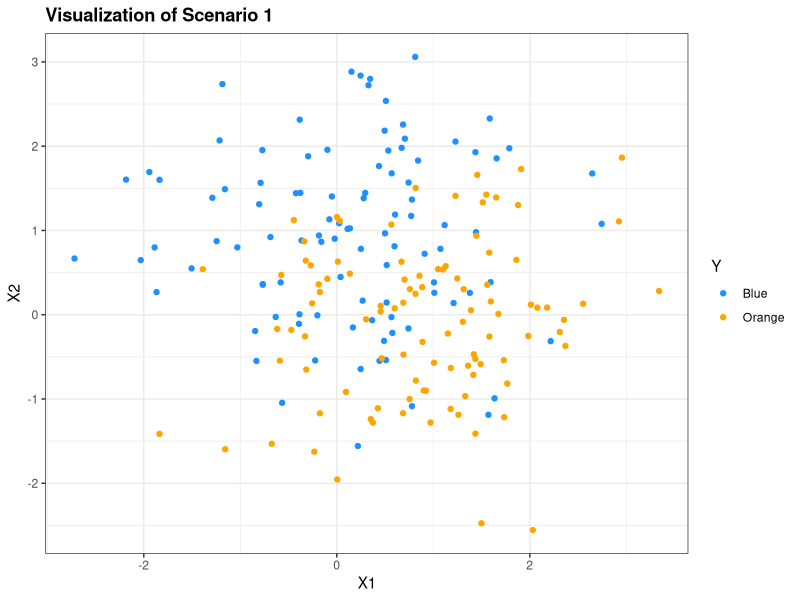
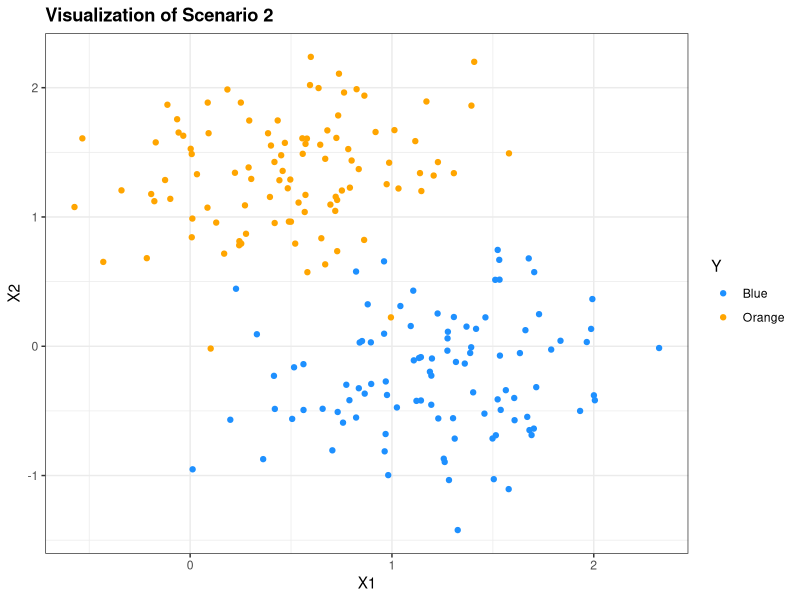

Source code (R) for these figures, in order: (Note: this script raises an error after producing the figures.)
## ---- chunk 1
library(tidyverse)
set.seed(2013122044)
## scenario 1 example
# independent bivariate normal distribution

# blue = N_2([0,1],[1,0,0,1])
blue=data.frame(X1=rnorm(100,0,1),X2=rnorm(100,1,1))
# orange = N_2([1,0],[1,0,0,1])
orange=data.frame(X1=rnorm(100,1,1),X2=rnorm(100,0,1))
# Y
Y=factor(c(rep('Blue',100),rep('Orange',100)))
# data
df=data.frame(cbind(rbind(blue,orange),Y))
# visualization
ggplot(df,aes(x=X1,y=X2))+
  geom_point(aes(color=Y))+
  scale_colour_manual(values=c('dodgerblue','orange'))+
  ggtitle('Visualization of Scenario 1')+
  theme_bw()+
  theme(plot.title=element_text(face='bold'))
  
## ---- chunk 2
## 10 Gaussian Mixture Example
# generative model
generator=function(n){
  # parameters for bivariate mean distributions to generate 10 bivariate mean vectors
  n_mixture=10
  # additional paramters for class distributions
  sample_sd=sqrt(1/5)
  # gernerate 10 mean vectors for each class
  blue_mean_sample=data.frame(X1=rnorm(n_mixture,1,1),X2=rnorm(n_mixture,0,1))
  orange_mean_sample=data.frame(X1=rnorm(n_mixture,0,1),X2=rnorm(n_mixture,1,1))
  # blue
  idx1=sample(10,1)
  sample_blue=data.frame(X1=rnorm(n,blue_mean_sample[idx1,][[1]],sample_sd),X2=rnorm(n,blue_mean_sample[idx1,][[2]],sample_sd))
  # orange
  idx2=sample(10,1)
  sample_orange=data.frame(X1=rnorm(n,orange_mean_sample[idx2,][[1]],sample_sd),X2=rnorm(n,orange_mean_sample[idx2,][[2]],sample_sd))
  
  # final samples
  X=rbind(sample_blue,sample_orange)
  Y=factor(c(rep('Blue',100),rep('Orange',100)))
  df=data.frame(X,Y)
  return (df)
}
## ---- chunk 3
# visualization for 100 samples for each class
set.seed(2013122044)
df=generator(100)
ggplot(df,aes(x=X1,y=X2))+
  geom_point(aes(color=Y))+
  scale_colour_manual(values=c('dodgerblue','orange'))+
  ggtitle('Visualization of Scenario 2')+
  theme_bw()+
  theme(plot.title=element_text(face='bold'))
## ---- chunk 4
## curse of dimensionality example
set.seed(2013122044)

xgenerator=function(n,p){
  # 1000 training saples x_i generated        uniformly on [-1,1]^p
  X=data.frame(matrix(runif(n*p,-1,1),nrow=n,ncol=p))
  colnames(X)=paste0('X',1:p)
  return (X)
}

# assume that the true relationship         between X and Y is without any measurement   error
true_f=function(X){
  Y=numeric(nrow(X))
  for (i in 1:nrow(X)){
    Y[i]=exp(-8*(sum(X[i,]^2)))  
  }
  return (Y)
}

# we use 1-nn rule to predict y_0 at the    test point x_0=0

euc_dist=function(xvec,p){
  test=data.frame(t(rep(0,p)))
  return (sqrt(sum((xvec-test)^2)))
}

knnsimulator=function(n,k,p){
  X=xgenerator(n,p)
  dist=apply(X,1,euc_dist,p=p)
  knn=X[order(dist)[1:k],]
  return (knn)
}
## ---- chunk 5
# True relationship in one dimension
X=xgenerator(1000,1)
f=true_f(X)
df=cbind(X,f)[order(X),]

ggplot(df,aes(x=X1,y=f))+
  geom_line()+
  labs(x='X',y='f(X)')+
  ggtitle('True Relationship in 1 Dimension')+
  theme_bw()+
  theme(plot.title=element_text(face='bold'))

## ---- chunk 6
# simulation of knn (p=2,k=10)
X=xgenerator(n=1000,p=2)
knn=knnsimulator(n=1000,p=2,k=10)
test=data.frame(t(rep(0,2)))
  
ggplot(X)+
  geom_point(aes(x=X1,y=X2),color='darkgrey')+
  geom_point(data=test,aes(x=X1,y=X2,color='red'))+
  geom_point(data=knn,aes(x=X1,y=X2,color='orange'))+
  scale_color_manual(name=NULL,
            values=c('red'='red','orange'='orange'),
            labels=c('Test point','Nearest neighborhood'))+
  ggtitle('10-Nearest Neighbors in Two Dimension')+
  theme_bw()+
  theme(plot.title=element_text(face='bold'))+
  coord_fixed()
## ---- chunk 7
# simulation of distance to 1-nn vs. dimension

# (y0=1)

distance_sim=function(p,n,nsim){
  # distance
  distance=numeric(nsim)
  # yhat
  yhat=numeric(nsim)
  # test data point (x0=0)
  test=data.frame(t(rep(0,p)))
  # iteration
  for (i in 1:nsim){
    X=xgenerator(n,p)
    distance[i]=min(apply(X,1,euc_dist,p=p))
    nn=X[which.min(apply(X,1,euc_dist,p=p)),]
    yhat[i]=true_f(data.frame(nn))
  }
  # sample variance
  variance=mean((mean(yhat)-yhat)^2)
  # sample squared bias
  squared_bias=(1-mean(yhat))^2
  
  # results
  result=data.frame(Mean_Distance=mean(distance),
                    Variance=variance,
                  Squared_Bias=squared_bias,
                  MSE=variance+squared_bias)
  
  return (result)
}
## ---- chunk 8
# 100 simulations for each dimension, 100 samples for 1~10 dimensions

result=distance_sim(p=1,n=500,nsim=100)
for (i in 2:10){
  result=rbind(result,distance_sim(p=i,n=500,nsim=100))
  
}


# visualizations

result$Dimension=1:10

# average distance to nearest neighbor
ggplot(result,aes(x=Dimension,y=Mean_Distance))+
  geom_point(color='tomato',size=3)+
  geom_line(color='tomato',size=1)+
  theme_bw()+
  ggtitle('Average Distance to Nearest Neighbor')+
  theme(plot.title=element_text(face='bold'))+
  labs(y='Average Distance')

result2=gather(result[,-1],key,value,-Dimension,factor_key=T)


# variance, squared bias, and MSE
ggplot(result2,aes(x=Dimension,y=value,color=key))+
  geom_point(size=3)+
  geom_line(size=1)+
  theme_bw()+
  ggtitle('MSE vs. Dimension')+
  theme(plot.title=element_text(face='bold'),
        legend.title=element_blank())+
  labs(y='MSE')

